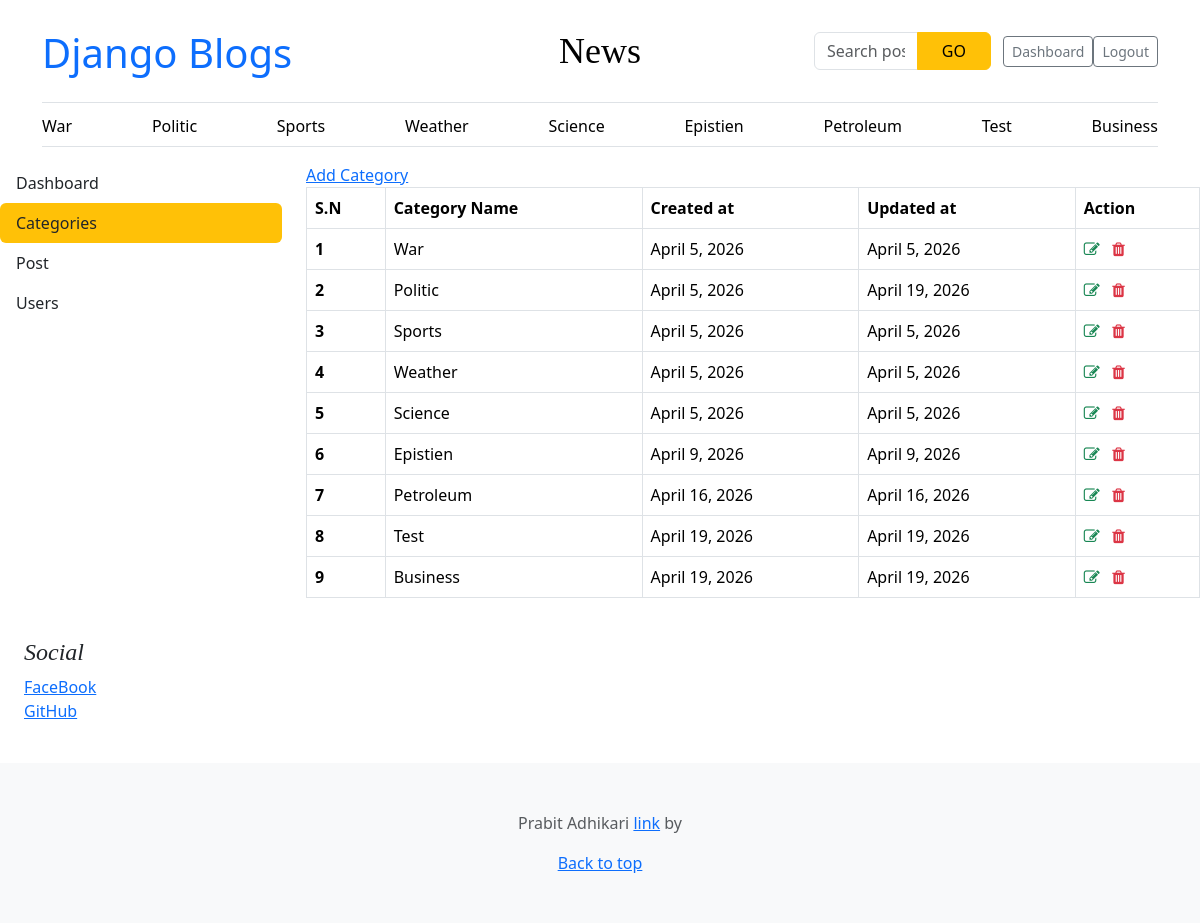
The app's page /dashboard/categories/ (signed in), older data.
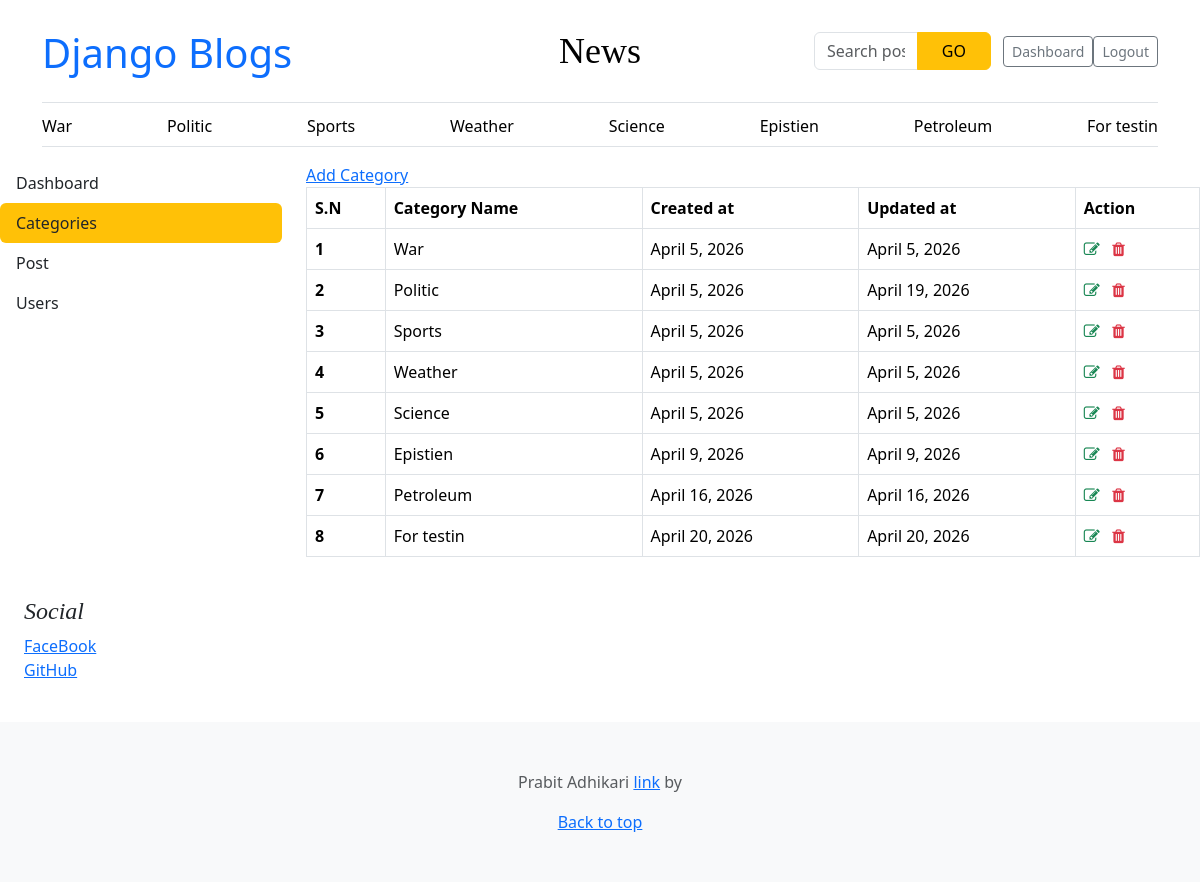
The same page, newer data.
### blog/models.py (models this page shows, shortened)
class Category(models.Model):
    category_name = models.CharField(max_length=1000, unique=True)
    created_at = models.DateField(auto_now_add=True)
    updated_at = models.DateField(auto_now=True)
    class Meta:
        verbose_name_plural = 'categories'
    def __str__(self):
        return f'{self.category_name}'

### about/models.py (models this page shows, shortened)
class Socials(models.Model):
    name = models.CharField(max_length=50)
    link = models.URLField(max_length=500)
    class Meta:
        verbose_name_plural = 'Social Media'

### dashboard/views.py (the view)
# urls.py: path('dashboard/categories/', views.categories, name='categories'),
@login_required(login_url='login')
def categories(request):
   categories = Category.objects.all()
   context = {
       'categories': categories
   }
   return render(request, 'dashboard/categories.html', context)

### blog/context_processors.py (called while the page is built)
def get_categories(request):
    categories = Category.objects.all()
    return dict(categories=categories)

def get_socials(request):
    socials = Socials.objects.all()
    return dict(socials=socials)

### blog/templates/dashboard/categories.html (shortened to what this page needs)
{% extends 'base.html' %} {% block content%}
<div class="row">
  {% include 'dashboard/sidebar.html' %}
  <div class="col-md-9">
    <div class="tab-content" id="v-pills-tabContent">
      <a href="{% url 'add_category' %}">Add Category</a>
      <table class="table table-hover table-bordered">
        <thead>
          <tr>
            <th scope="col">S.N</th>
            <th scope="col">Category Name</th>
            <th scope="col">Created at</th>
            <th scope="col">Updated at</th>
            <th scope="col">Action</th>
          </tr>
        </thead>
        <tbody>
          {% for cat in categories %}
          <tr>
            <th scope="row">{{forloop.counter}}</th>
            <td>{{cat.category_name}}</td>
            <td>{{cat.created_at}}</td>
            <td>{{cat.updated_at}}</td>
            <td>
              <a href="{% url 'edit_category' cat.id %}"
                ><i class="fa fa-edit text-success"></i
              ></a>
              <a href="{% url 'delete_category' cat.id %}"
                ><i class="fa fa-trash text-danger" aria-hidden="true"></i
              ></a>
            </td>
          </tr>
          {% endfor %}
        </tbody>
      </table>
    </div>
  </div>
</div>
{% endblock%}

### blog/templates/base.html (shortened to what this page needs)
{% load static%}
<!doctype html>
<html lang="en" data-bs-theme="auto">
  <head>
    <link
      href="https://cdn.jsdelivr.net/npm/bootstrap@5.3.8/dist/css/bootstrap.min.css"
      rel="stylesheet"
    />
    <link href="{% static 'css/blog.css' %}" rel="stylesheet" />
    <link href="{% static 'css/blog.css' %}" rel="stylesheet" />
    <link
      rel="stylesheet"
      href="https://cdnjs.cloudflare.com/ajax/libs/font-awesome/4.7.0/css/font-awesome.min.css"
    />
  </head>
  <body>
    <div class="container">
      <header class="border-bottom lh-1 py-3">
        <div class="row flex-nowrap justify-content-between align-items-center">
          <div class="col-4 pt-1 fs-1">
            <a href="{% url 'home' %}" style="text-decoration: none"
              >Django Blogs</a
            >
          </div>
          <div class="col-4 text-center">
            <a
              class="blog-header-logo text-body-emphasis text-decoration-none"
              href="#"
              >News</a
            >
          </div>
          <div class="col-4 d-flex justify-content-end align-items-center">
            <div class="container py-3">
              <form
                action="{% url 'search' %}"
                method="GET"
                class="d-flex justify-content-center"
                id="search-bar"
              >
                <div class="input-group" style="max-width: 500px">
                  <input
                    type="text"
                    class="form-control"
                    placeholder="Search posts..."
                    name="keyword"
                  />
                  <button class="btn btn-warning px-4" type="submit">GO</button>
                </div>
              </form>
            </div>
            {% if user.is_authenticated %} {% if perms.auth.view_user %}
            <a
              class="btn btn-sm btn-outline-secondary"
              href="{% url 'dashboard' %}"
              >Dashboard</a
            >
            {% endif %}
            <a
              class="btn btn-sm btn-outline-secondary"
              href="{% url 'logout' %}"
              >Logout</a
            >
            {% endif %}
          </div>
        </div>
      </header>
      <div class="nav-scroller py-1 mb-3 border-bottom">
        <nav class="nav nav-underline justify-content-between">
          {% if categories %} {% for cat in categories %}
          <a
            class="nav-item nav-link link-body-emphasis"
            href="{% url 'post_by_category' cat.id %}"
            >{{cat}}</a
          >
          {%endfor%} {% endif %}
        </nav>
      </div>
    </div>
    {% block content%} {% endblock %}
    <div class="p-4">
      <h4 class="fst-italic">Social</h4>
      <ol class="list-unstyled">
        {% for account in socials %}
        <li><a href="{{account.link}}">{{account.name}}</a></li>
        {% endfor %}
      </ol>
    </div>
    <footer class="py-5 text-center text-body-secondary bg-body-tertiary">
      <p>
        Prabit Adhikari
        <a href="https://getbootstrap.com/">link</a> by
      </p>
      <p class="mb-0"><a href="#">Back to top</a></p>
    </footer>
  </body>
</html>

Row changes from the older to the newer data that the page shows:
removed Category: category_name "Test", created_at "April 19, 2026", updated_at "April 19, 2026"
removed Category: category_name "Business", created_at "April 19, 2026", updated_at "April 19, 2026"
added Category: category_name "For testin", created_at "April 20, 2026", updated_at "April 20, 2026"
